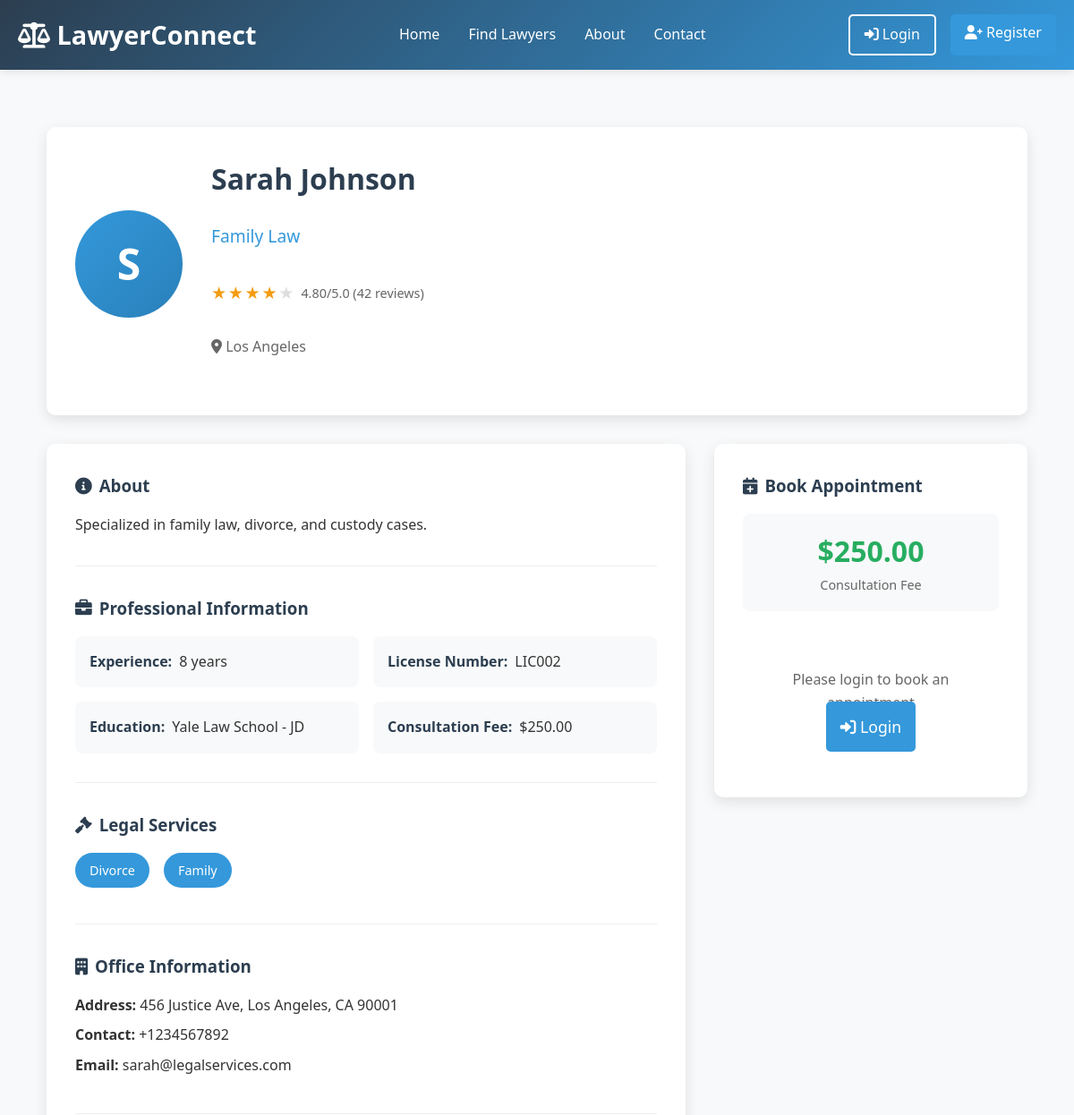
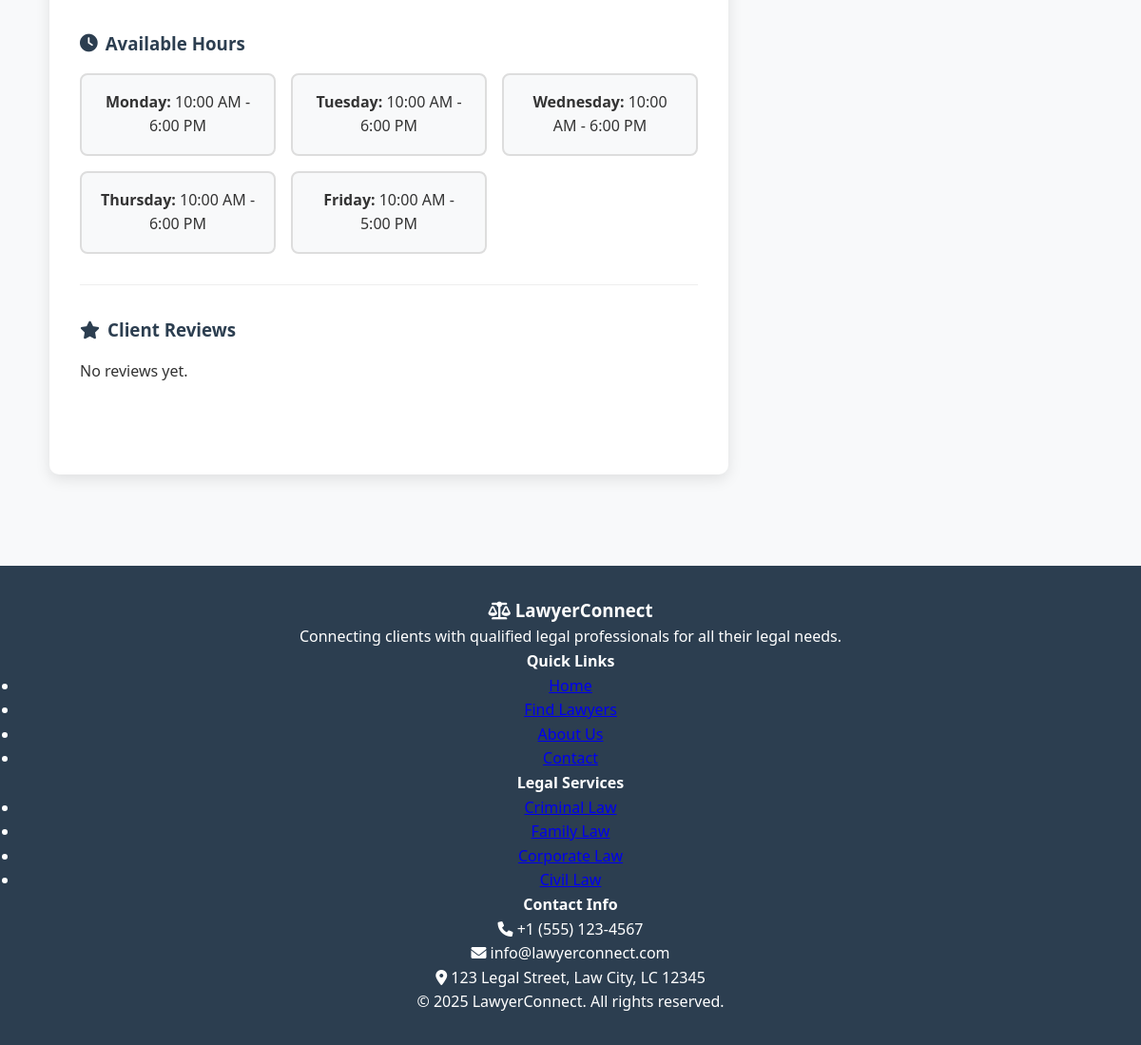
Screenshot of /profile.php?id=2 with the database file from the repository (2 pictures, top to bottom).
### tables this page shows
CREATE TABLE lawyer_profiles (
    id INT AUTO_INCREMENT PRIMARY KEY,
    user_id INT NOT NULL,
    specialization VARCHAR(100) NOT NULL,
    experience_years INT NOT NULL,
    license_number VARCHAR(50) UNIQUE NOT NULL,
    education TEXT,
    bio TEXT,
    consultation_fee DECIMAL(10,2),
    location VARCHAR(100) NOT NULL,
    office_address TEXT,
    rating DECIMAL(3,2) DEFAULT 0.00,
    total_reviews INT DEFAULT 0,
    is_verified BOOLEAN DEFAULT FALSE,
    availability_status ENUM('available', 'busy', 'unavailable') DEFAULT 'available',
    created_at TIMESTAMP DEFAULT CURRENT_TIMESTAMP,
    updated_at TIMESTAMP DEFAULT CURRENT_TIMESTAMP ON UPDATE CURRENT_TIMESTAMP,
    FOREIGN KEY (user_id) REFERENCES users(id) ON DELETE CASCADE
);

CREATE TABLE users (
    id INT AUTO_INCREMENT PRIMARY KEY,
    username VARCHAR(50) UNIQUE NOT NULL,
    email VARCHAR(100) UNIQUE NOT NULL,
    password VARCHAR(255) NOT NULL,
    user_type ENUM('customer', 'lawyer', 'admin') NOT NULL,
    full_name VARCHAR(100) NOT NULL,
    phone VARCHAR(20),
    address TEXT,
    profile_image VARCHAR(255),
    is_active BOOLEAN DEFAULT TRUE,
    created_at TIMESTAMP DEFAULT CURRENT_TIMESTAMP,
    updated_at TIMESTAMP DEFAULT CURRENT_TIMESTAMP ON UPDATE CURRENT_TIMESTAMP
);

CREATE TABLE time_slots (
    id INT AUTO_INCREMENT PRIMARY KEY,
    lawyer_id INT NOT NULL,
    day_of_week ENUM('monday', 'tuesday', 'wednesday', 'thursday', 'friday', 'saturday', 'sunday') NOT NULL,
    start_time TIME NOT NULL,
    end_time TIME NOT NULL,
    is_available BOOLEAN DEFAULT TRUE,
    created_at TIMESTAMP DEFAULT CURRENT_TIMESTAMP,
    FOREIGN KEY (lawyer_id) REFERENCES lawyer_profiles(id) ON DELETE CASCADE
);

### profile.php (the view, shortened to what this page needs)
<?php
include 'header.php';
require_once 'db.php';
$lawyerId = intval($_GET['id'] ?? 0);
try {
    $sql = "SELECT
                lp.*,
                u.full_name,
                u.email,
                u.phone,
                GROUP_CONCAT(DISTINCT ls.service_type) as services
            FROM lawyer_profiles lp
            JOIN users u ON lp.user_id = u.id
            LEFT JOIN lawyer_services ls ON lp.id = ls.lawyer_id
            WHERE lp.id = ? AND lp.is_verified = 1
            GROUP BY lp.id
            LIMIT 1";
    $stmt = $pdo->prepare($sql);
    $stmt->execute([$lawyerId]);
    $lawyer = $stmt->fetch();
    $reviewsSql = "SELECT r.*, u.full_name as customer_name
                   FROM reviews r
                   JOIN users u ON r.customer_id = u.id
                   WHERE r.lawyer_id = ?
                   ORDER BY r.created_at DESC
                   LIMIT 10";
    $reviewsStmt = $pdo->prepare($reviewsSql);
    $reviewsStmt->execute([$lawyerId]);
    $reviews = $reviewsStmt->fetchAll();
    $timeSlotsSql = "SELECT * FROM time_slots WHERE lawyer_id = ? AND is_available = 1 ORDER BY day_of_week";
    $timeSlotsStmt = $pdo->prepare($timeSlotsSql);
    $timeSlotsStmt->execute([$lawyerId]);
    $timeSlots = $timeSlotsStmt->fetchAll();
} catch (PDOException $e) {
    http_response_code(500);
    echo "Database error: " . $e->getMessage();
    exit;
}
?>
<div class="profile-container">
    <div class="profile-header">
        <div class="profile-avatar">
            <?php echo strtoupper(substr($lawyer['full_name'], 0, 1)); ?>
        </div>
        <div class="profile-info">
            <h1><?php echo htmlspecialchars($lawyer['full_name']); ?></h1>
            <p class="specialization"><?php echo htmlspecialchars($lawyer['specialization']); ?></p>
            <div class="rating">
                <div class="stars">
                    <?php for ($i = 1; $i <= 5; $i++): ?>
                        <span class="star <?php echo $i <= $lawyer['rating'] ? 'filled' : ''; ?>">★</span>
                    <?php endfor; ?>
                </div>
                <span class="rating-text"><?php echo $lawyer['rating']; ?>/5.0 (<?php echo $lawyer['total_reviews']; ?> reviews)</span>
            </div>
            <p class="location"><i class="fas fa-map-marker-alt"></i> <?php echo htmlspecialchars($lawyer['location']); ?></p>
        </div>
    </div>
    <div class="profile-content">
        <div class="profile-details">
            <div class="detail-section">
                <h3><i class="fas fa-info-circle"></i> About</h3>
                <p><?php echo htmlspecialchars($lawyer['bio']); ?></p>
            </div>
            <div class="detail-section">
                <h3><i class="fas fa-briefcase"></i> Professional Information</h3>
                <div class="info-grid">
                    <div class="info-item">
                        <strong>Experience:</strong> <?php echo $lawyer['experience_years']; ?> years
                    </div>
                    <div class="info-item">
                        <strong>License Number:</strong> <?php echo htmlspecialchars($lawyer['license_number']); ?>
                    </div>
                    <div class="info-item">
                        <strong>Education:</strong> <?php echo htmlspecialchars($lawyer['education']); ?>
                    </div>
                    <div class="info-item">
                        <strong>Consultation Fee:</strong> $<?php echo number_format($lawyer['consultation_fee'], 2); ?>
                    </div>
                </div>
            </div>
            <div class="detail-section">
                <h3><i class="fas fa-gavel"></i> Legal Services</h3>
                <div class="services-list">
                    <?php if ($lawyer['services']): ?>
                        <?php foreach (explode(',', $lawyer['services']) as $service): ?>
                            <span class="service-tag"><?php echo ucfirst(str_replace('_', ' ', trim($service))); ?></span>
                        <?php endforeach; ?>
                    <?php endif; ?>
                </div>
            </div>
            <div class="detail-section">
                <h3><i class="fas fa-building"></i> Office Information</h3>
                <div class="office-info">
                    <p><strong>Address:</strong> <?php echo htmlspecialchars($lawyer['office_address']); ?></p>
                    <p><strong>Contact:</strong> <?php echo htmlspecialchars($lawyer['phone']); ?></p>
                    <p><strong>Email:</strong> <?php echo htmlspecialchars($lawyer['email']); ?></p>
                </div>
            </div>
            <div class="detail-section">
                <h3><i class="fas fa-clock"></i> Available Hours</h3>
                <div class="time-slots">
                    <?php if (!empty($timeSlots)): ?>
                        <?php foreach ($timeSlots as $slot): ?>
                            <div class="time-slot">
                                <strong><?php echo ucfirst($slot['day_of_week']); ?>:</strong>
                                <?php echo date('g:i A', strtotime($slot['start_time'])); ?> -
                                <?php echo date('g:i A', strtotime($slot['end_time'])); ?>
                            </div>
                        <?php endforeach; ?>
                    <?php else: ?>
                        <p>No available time slots set.</p>
                    <?php endif; ?>
                </div>
            </div>
            <div class="detail-section">
                <h3><i class="fas fa-star"></i> Client Reviews</h3>
                <?php if (!empty($reviews)): ?>
                    <div class="reviews-list">
                        <?php foreach ($reviews as $review): ?>
                            <div class="review-item">
                                <div class="review-header">
                                    <h4><?php echo htmlspecialchars($review['customer_name']); ?></h4>
                                    <div class="rating">
                                        <?php for ($i = 1; $i <= 5; $i++): ?>
                                            <span class="star <?php echo $i <= $review['rating'] ? 'filled' : ''; ?>">★</span>
                                        <?php endfor; ?>
                                    </div>
                                </div>
                                <p><?php echo htmlspecialchars($review['review_text']); ?></p>
                                <small class="review-date"><?php echo date('F j, Y', strtotime($review['created_at'])); ?></small>
                            </div>
                        <?php endforeach; ?>
                    </div>
                <?php else: ?>
                    <p>No reviews yet.</p>
                <?php endif; ?>
            </div>
        </div>
        <div class="booking-sidebar">
            <div class="booking-card">
                <h3><i class="fas fa-calendar-plus"></i> Book Appointment</h3>
                <div class="fee-display">
                    <span class="fee-amount">$<?php echo number_format($lawyer['consultation_fee'], 2); ?></span>
                    <span class="fee-label">Consultation Fee</span>
                </div>
                <?php if (isset($_SESSION['user_id'])): ?>
                    <form id="bookingForm" method="POST" action="api/book_appointment.php">
                        <input type="hidden" name="lawyer_id" value="<?php echo $lawyerId; ?>">
                        <div class="form-group">
                            <label for="appointment_date">Select Date</label>
                            <input type="date" id="appointment_date" name="appointment_date" required>
                        </div>
                        <div class="form-group">
                            <label for="appointment_time">Select Time</label>
                            <select id="appointment_time" name="appointment_time" required>
                                <option value="">Choose time...</option>
                                <option value="09:00">9:00 AM</option>
                                <option value="10:00">10:00 AM</option>
                                <option value="11:00">11:00 AM</option>
                                <option value="14:00">2:00 PM</option>
                                <option value="15:00">3:00 PM</option>
                                <option value="16:00">4:00 PM</option>
                            </select>
                        </div>
                        <div class="form-group">
                            <label for="meeting_type">Meeting Type</label>
                            <select id="meeting_type" name="meeting_type" required>
                                <option value="office">Office Visit</option>
                                <option value="online">Online Meeting</option>
                                <option value="phone">Phone Call</option>
                            </select>
                        </div>
                        <div class="form-group">
                            <label for="notes">Notes (Optional)</label>
                            <textarea id="notes" name="notes" rows="3" placeholder="Brief description of your legal matter..."></textarea>
                        </div>
                        <button type="submit" class="btn btn-primary btn-full">
                            <i class="fas fa-calendar-check"></i> Book Appointment
                        </button>
                    </form>
                <?php else: ?>
                    <div class="login-prompt">
                        <p>Please login to book an appointment</p>
                        <a href="login.php" class="btn btn-primary btn-full">
                            <i class="fas fa-sign-in-alt"></i> Login
                        </a>
                    </div>
                <?php endif; ?>
            </div>
        </div>
    </div>
</div>
<?php include 'footer.php'; ?>

### css/style.css (style rules this page uses)
* { margin: 0; padding: 0; box-sizing: border-box; }
body { font-family: 'Segoe UI', Tahoma, Geneva, Verdana, sans-serif; line-height: 1.6; color: #333; background-color: #f8f9fa; }
.btn { padding: 0.5rem 1rem; border: none; border-radius: 5px; cursor: pointer; text-decoration: none; transition: all 0.3s; font-weight: 500; }
.btn-primary { background: #3498db; color: white; }
.stars { color: #f39c12; }
.service-tag { display: inline-block; background: #ecf0f1; padding: 0.3rem 0.8rem; border-radius: 20px; font-size: 0.8rem; margin-right: 0.5rem; margin-bottom: 0.5rem; }
.btn-full { width: 100%; padding: 1rem; font-size: 1.1rem; }
.profile-header { background: white; padding: 2rem; border-radius: 10px; box-shadow: 0 5px 15px rgba(0,0,0,0.1); margin-bottom: 2rem; }
.profile-content { display: grid; grid-template-columns: 1fr 2fr; gap: 2rem; align-items: start; }
.profile-avatar { width: 150px; height: 150px; border-radius: 50%; background: #3498db; display: flex; align-items: center; justify-content: center; font-size: 4rem; color: white; margin-bottom: 1rem; }
.profile-info { display: grid; grid-template-columns: repeat(auto-fit, minmax(200px, 1fr)); gap: 1rem; margin-bottom: 2rem; }
.info-item { display: flex; align-items: center; gap: 0.5rem; }
.info-item strong { color: #2c3e50; }
.time-slots { display: grid; grid-template-columns: repeat(auto-fit, minmax(100px, 1fr)); gap: 1rem; margin-top: 1rem; }
.time-slot { padding: 0.8rem; border: 2px solid #ddd; border-radius: 5px; text-align: center; cursor: pointer; transition: all 0.3s; }

### profile.php (style rules this page uses)
.profile-container { max-width: 1200px; margin: 0 auto; padding: 2rem; }
.profile-header { display: flex; align-items: center; background: white; padding: 2rem; border-radius: 10px; box-shadow: 0 5px 15px rgba(0,0,0,0.1); margin-bottom: 2rem; }
.profile-avatar { width: 120px; height: 120px; border-radius: 50%; background: linear-gradient(135deg, #3498db, #2980b9); display: flex; align-items: center; justify-content: center; font-size: 3rem; color: white; font-weight: bold; margin-right: 2rem; }
.profile-info h1 { color: #2c3e50; margin-bottom: 0.5rem; }
.specialization { color: #3498db; font-size: 1.2rem; font-weight: 500; margin-bottom: 1rem; }
.rating { display: flex; align-items: center; gap: 0.5rem; margin-bottom: 1rem; }
.stars { display: flex; gap: 0.1rem; }
.star { color: #ddd; font-size: 1.2rem; }
.star.filled { color: #f39c12; }
.rating-text { font-size: 0.9rem; color: #666; }
.location { color: #666; font-size: 1rem; }
.profile-content { display: grid; grid-template-columns: 1fr 350px; gap: 2rem; }
.profile-details { background: white; padding: 2rem; border-radius: 10px; box-shadow: 0 5px 15px rgba(0,0,0,0.1); }
.detail-section { margin-bottom: 2rem; padding-bottom: 2rem; border-bottom: 1px solid #eee; }
.detail-section:last-child { border-bottom: none; }
.detail-section h3 { color: #2c3e50; margin-bottom: 1rem; display: flex; align-items: center; gap: 0.5rem; }
.info-grid { display: grid; grid-template-columns: repeat(auto-fit, minmax(250px, 1fr)); gap: 1rem; }
.info-item { padding: 1rem; background: #f8f9fa; border-radius: 8px; }
.services-list { display: flex; flex-wrap: wrap; gap: 0.5rem; }
.service-tag { background: #3498db; color: white; padding: 0.5rem 1rem; border-radius: 20px; font-size: 0.9rem; font-weight: 500; }
.office-info p { margin-bottom: 0.5rem; }
.time-slots { display: grid; grid-template-columns: repeat(auto-fit, minmax(200px, 1fr)); gap: 1rem; }
.time-slot { padding: 1rem; background: #f8f9fa; border-radius: 8px; text-align: center; }
.booking-sidebar { position: sticky; top: 2rem; height: fit-content; }
.booking-card { background: white; padding: 2rem; border-radius: 10px; box-shadow: 0 5px 15px rgba(0,0,0,0.1); }
.booking-card h3 { color: #2c3e50; margin-bottom: 1rem; display: flex; align-items: center; gap: 0.5rem; }
.fee-display { text-align: center; margin-bottom: 2rem; padding: 1rem; background: #f8f9fa; border-radius: 8px; }
.fee-amount { display: block; font-size: 2rem; font-weight: bold; color: #27ae60; }
.fee-label { color: #666; font-size: 0.9rem; }
.btn-full { width: 100%; padding: 1rem; font-size: 1.1rem; }
.login-prompt { text-align: center; padding: 2rem; color: #666; }

### rows the page displays
lawyer_profiles: user.full_name "S", user.full_name "Sarah Johnson", specialization "Family Law", rating "4.80", total_reviews "42", location "Los Angeles", bio "Specialized in family law, divorce, and custody cases.", experience_years "8", license_number "LIC002", education "Yale Law School - JD", consultation_fee "250.00", office_address "456 Justice Ave, Los Angeles, CA 90001", user.phone "+1234567892", user.email "sarah@legalservices.com"
time_slots: day_of_week "Monday", start_time "10:00 AM", end_time "6:00 PM"
time_slots: day_of_week "Tuesday", start_time "10:00 AM", end_time "6:00 PM"
time_slots: day_of_week "Wednesday", start_time "10:00 AM", end_time "6:00 PM"
time_slots: day_of_week "Thursday", start_time "10:00 AM", end_time "6:00 PM"
time_slots: day_of_week "Friday", start_time "10:00 AM", end_time "5:00 PM"

### other values shown
str_replace('_', ' ', trim($service)) "Divorce"
str_replace('_', ' ', trim($service)) "Family"
